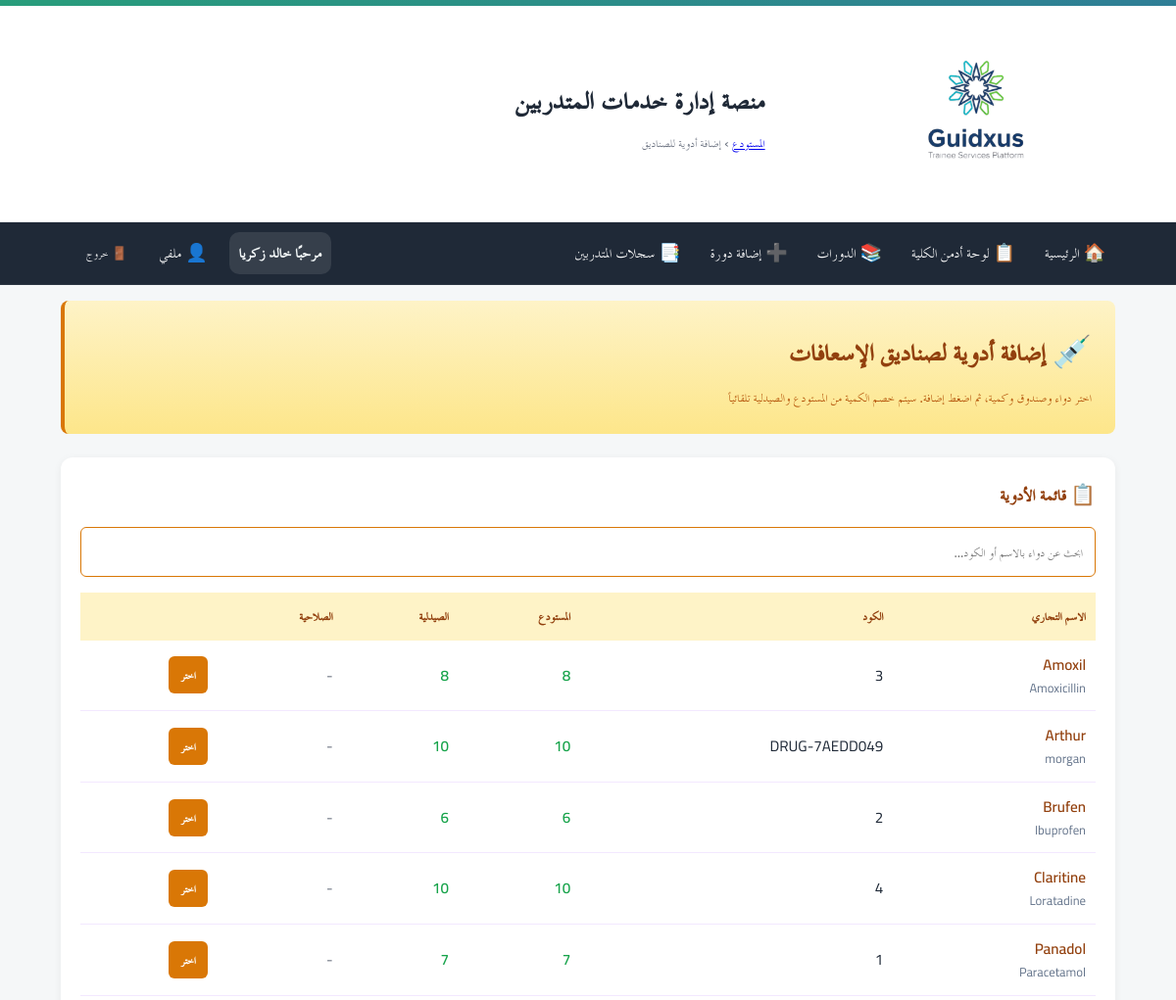
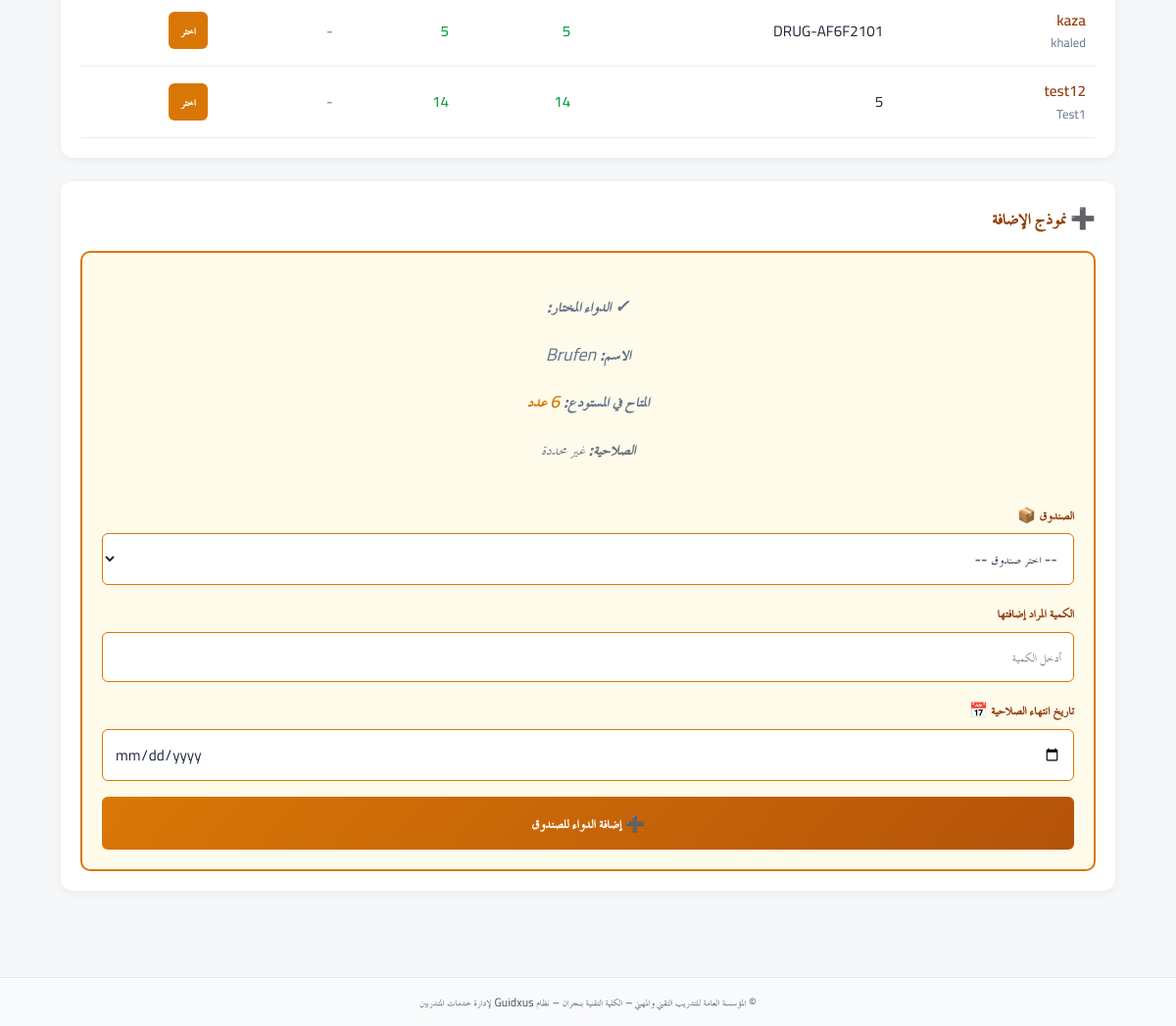
/inventory/supply-to-boxes?drug_id=1&drug_name=Brufen (signed in), run on the app's committed database (2 pictures, top to bottom).
### app/models.py (models this page shows)
class User(Base):
    __tablename__ = "users"
    id = Column(Integer, primary_key=True, autoincrement=True)
    full_name = Column(String(255), nullable=False)
    username = Column(String(100), unique=True, nullable=False, index=True)
    password_hash = Column(String(255), nullable=False)
    is_admin = Column(Boolean, default=False, nullable=False)   # سوبر أدمن (صلاحيات كاملة)
    is_college_admin = Column(Boolean, default=False, nullable=False)  # أدمن كلية (صلاحيات في نطاق كلية واحدة)
    college_admin_college = Column(String(255), nullable=True)  # الكلية التي يديرها أدمن الكلية
    is_hod = Column(Boolean, default=False, nullable=False)      # رئيس قسم؟
    is_doc = Column(Boolean, default=False, nullable=False)      # 👈 طبيب الكلية (جديد)
    hod_college = Column(String(255), nullable=True)             # كلية رئيس القسم (إن وُجد)
    is_active = Column(Boolean, default=True, nullable=False)
    must_change_password = Column(Boolean, default=True, nullable=False)  # يجب تغيير كلمة المرور عند أول دخول
    created_at = Column(DateTime, server_default=func.now(), nullable=False)
    updated_at = Column(DateTime, onupdate=func.now())
    headed_departments = relationship(
        "Department",
        back_populates="head_user",
        foreign_keys="Department.head_user_id",
        lazy="selectin",
    )

### tables this page shows
CREATE TABLE drugs (
            id INTEGER PRIMARY KEY AUTOINCREMENT,
            drug_code TEXT UNIQUE NOT NULL,
            trade_name TEXT NOT NULL,
            generic_name TEXT,
            strength TEXT,
            form TEXT,
            unit TEXT,
            reorder_level INTEGER DEFAULT 0,
            is_active BOOLEAN DEFAULT 1,
            created_at TIMESTAMP DEFAULT CURRENT_TIMESTAMP
        , manufacturer TEXT, created_by INTEGER, updated_by INTEGER, updated_at TIMESTAMP);

### app/routers/inventory.py (the view)
@router.get("/supply-to-boxes")
def supply_to_boxes_page(
    request: Request,
    msg: str = Query(default=None),
    drug_id: int = Query(default=None),
    drug_name: str = Query(default=None),
    user=Depends(require_doc),
    db: Session = Depends(get_db)
):
    drugs_data = db.execute(text('''
        SELECT
            d.id,
            d.drug_code,
            d.trade_name,
            d.generic_name,
            d.strength,
            d.form,
            d.unit,
            ws.balance_qty as warehouse_qty,
            ps.balance_qty as pharmacy_qty,
            MAX(fi.expiry_date) as expiry_date
        FROM drugs d
        LEFT JOIN warehouse_stock ws ON d.id = ws.drug_id
        LEFT JOIN pharmacy_stock ps ON d.id = ps.drug_id
        LEFT JOIN first_aid_box_items fi ON d.id = CAST(fi.drug_code AS INTEGER)
        GROUP BY d.id, d.drug_code, d.trade_name, d.generic_name, d.strength, d.form, d.unit
        ORDER BY d.trade_name
    ''')).fetchall()
    drugs = [
        {
            'id': row[0],
            'drug_code': row[1],
            'trade_name': row[2],
            'generic_name': row[3],
            'strength': row[4],
            'form': row[5],
            'unit': row[6],
            'warehouse_qty': row[7] or 0,
            'pharmacy_qty': row[8] or 0,
            'expiry_date': str(row[9]) if row[9] else None,
        }
        for row in drugs_data
    ]
    boxes = db.query(FirstAidBox).all()
    from datetime import date
    today = str(date.today())
    return templates.TemplateResponse("inventory/supply_to_boxes.html", {
        "request": request,
        "drugs": drugs,
        "boxes": boxes,
        "msg": msg,
        "preselected_drug_id": drug_id,
        "preselected_drug_name": drug_name,
        "today": today
    })

### app/templates/inventory/supply_to_boxes.html (shortened to what this page needs)
{% extends "base.html" %}
{% block breadcrumb %}
  <a href="/inventory/">المستودع</a> › <span>إضافة أدوية للصناديق</span>
{% endblock %}
{% block content %}
<div class="page-header">
  <h1 class="page-title">💉 إضافة أدوية لصناديق الإسعافات</h1>
  <p class="page-subtitle">اختر دواء وصندوق وكمية، ثم اضغط إضافة. سيتم خصم الكمية من المستودع والصيدلية تلقائياً</p>
</div>
<div class="main-content">
  <div class="section">
    <h2 class="section-title">📋 قائمة الأدوية</h2>
    <div class="search-bar">
      <input
        type="text"
        id="drugSearch"
        placeholder="ابحث عن دواء بالاسم أو الكود..."
      >
    </div>
    <div class="table-container">
      <table class="drugs-table">
        <thead>
          <tr>
            <th>الاسم التجاري</th>
            <th>الكود</th>
            <th>المستودع</th>
            <th>الصيدلية</th>
            <th>الصلاحية</th>
            <th></th>
          </tr>
        </thead>
        <tbody id="drugsTableBody">
          {% if drugs %}
            {% for drug in drugs %}
            <tr class="drug-row" data-drug-id="{{ drug.id }}">
              <td>
                <span class="drug-name">{{ drug.trade_name }}</span>
                {% if drug.generic_name %}
                  <div style="font-size: 0.8rem; color: #64748b;">{{ drug.generic_name }}</div>
                {% endif %}
              </td>
              <td>{{ drug.drug_code }}</td>
              <td>
                <span class="{% if drug.warehouse_qty < 5 %}qty-low{% else %}qty-normal{% endif %}">
                  {{ drug.warehouse_qty }}
                </span>
              </td>
              <td>
                <span class="{% if drug.pharmacy_qty < 5 %}qty-low{% else %}qty-normal{% endif %}">
                  {{ drug.pharmacy_qty }}
                </span>
              </td>
              <td>
                {% if drug.expiry_date %}
                  {% if drug.expiry_date < today %}
                    <span style="color: #dc2626; font-weight: 600;">⚠️ {{ drug.expiry_date }}</span>
                  {% else %}
                    <span style="color: #059669;">✅ {{ drug.expiry_date }}</span>
                  {% endif %}
                {% else %}
                  <span style="color: #6b7280;">-</span>
                {% endif %}
              </td>
              <td>
                <button
                  class="select-drug-btn"
                  onclick="selectDrug({{ drug.id }}, '{{ drug.trade_name }}', {{ drug.warehouse_qty }}, '{{ drug.unit }}', '{{ drug.expiry_date or '' }}')"
                >
                  اختر
                </button>
              </td>
            </tr>
            {% endfor %}
          {% else %}
            <tr>
              <td colspan="6" class="no-drug-message">لا توجد أدوية في النظام</td>
            </tr>
          {% endif %}
        </tbody>
      </table>
    </div>
  </div>
  <div class="section">
    <h2 class="section-title">➕ نموذج الإضافة</h2>
    <form class="action-form" onsubmit="submitAdd(event)">
      <div id="selectedDrugInfo" class="no-drug-message">اختر دواء من القائمة بجانبك</div>
      <div class="form-group">
        <label for="boxSelect">الصندوق 📦</label>
        <select id="boxSelect" name="box_id" required>
          <option value="">-- اختر صندوق --</option>
        </select>
      </div>
      <div class="form-group">
        <label for="quantityInput">الكمية المراد إضافتها</label>
        <input
          type="number"
          id="quantityInput"
          name="quantity"
          min="1"
          placeholder="أدخل الكمية"
          required
        >
      </div>
      <div class="form-group">
        <label for="expiryDateInput">تاريخ انتهاء الصلاحية 📅</label>
        <input
          type="date"
          id="expiryDateInput"
          name="expiry_date"
          placeholder="اختر التاريخ"
        >
      </div>
      <button type="submit" class="add-btn" id="addBtn" disabled>
        ➕ إضافة الدواء للصندوق
      </button>
    </form>
  </div>
</div>
{% endblock %}

### app/templates/base.html (shortened to what this page needs)
<!doctype html>
<html lang="ar" dir="rtl">
<head>
  <link rel="stylesheet" href="/static/css/app.css">
  <link rel="stylesheet" href="/static/css/custom.css">
</head>
<body>
  <header class="site-header">
    <div class="topband"></div>
    <div class="header-inner">
      {% if ui_logo_url %}
        <img src="{{ ui_logo_url }}" alt="{{ app_name or 'Logo' }}" class="logo">
      {% else %}
        <img src="/static/images/logo.jpg" alt="{{ app_name or 'Logo' }}" class="logo">
      {% endif %}
      <div class="titles">
        <h1 class="site-title">{{ app_name or "منصة إدارة خدمات المتدربين" }}</h1>
        <div class="breadcrumb">{% block breadcrumb %}{% endblock %}</div>
      </div>
    </div>
  </header>
  <nav class="main-nav">
    <div class="nav-inner">
      <a href="/">🏠 الرئيسية</a>
      {% set cu = request.session.get('user') %}
      {% set display_name = (cu.get('full_name') if cu and cu.get('full_name') else (cu.get('username') if cu and cu.get('username') else 'مستخدم')) %}
      {% if cu %}
        {% if cu.get('is_college_admin') %}
          <a href="/admin/">📋 لوحة أدمن الكلية</a>
          <a href="/hod/courses">📚 الدورات</a>
          <a href="/hod/courses/new">➕ إضافة دورة</a>
          <a href="/hod/skills-record">📑 سجلات المتدربين</a>
        {% endif %}
        <div class="navbar-right">
          <span class="greeting">مرحبًا {{ display_name }}</span>
          <a href="/profile/" class="btn-link" title="ملفي الشخصي">👤 ملفي</a>
          <form method="post" action="/auth/logout" style="margin:0;">
            <button class="btn-link btn-logout" title="تسجيل الخروج">🚪 خروج</button>
          </form>
        </div>
      {% else %}
        <div class="nav-spacer"></div>
        <a href="/auth/login">🔐 تسجيل الدخول</a>
      {% endif %}
    </div>
  </nav>
  <main class="container">
    {% block content %}{% endblock %}
  </main>
  <footer class="site-footer">
    <div class="container">
      <small>
        {{ ui_footer or "© المؤسسة العامة للتدريب التقني والمهني – الكلية التقنية بنجران – نظام Guidxus لإدارة خدمات المتدربين" }}
      </small>
    </div>
  </footer>
</body>
</html>

### app/static/css/app.css (style rules this page uses)
:root { --tvtc-green-1:#7EC6A4; --tvtc-green-2:#289D7B; --tvtc-blue-1:#6BB6C8; --tvtc-blue-2:#2F7E96; --tvtc-gray-1:#F5F7F8; --tvtc-gray-2:#E5E7EA; --tvtc-gray-3:#6B7280; --tvtc-black:#1F2937; --tvtc-ivory:#FAFAF7; }
* { box-sizing:border-box; font-family:"Cairo","TraditionalArabicCustom","MajallaCustom","Noto Kufi Arabic","Segoe UI",Arial,sans-serif; }
body { margin:0; background:linear-gradient(180deg,var(--tvtc-ivory),#fff 220px,var(--tvtc-gray-1) 221px); color:var(--tvtc-black); font-size:18px; line-height:1.7; }
.container { max-width:1100px; margin-inline:auto; padding:16px; }
.site-header { background:#fff; border-bottom:1px solid var(--tvtc-gray-2); }
.header-inner { display:flex; align-items:center; gap:16px; padding-block:12px; }
.logo { height:56px; width:auto; filter: drop-shadow(0 1px 0 rgba(0,0,0,.05)); }
.site-title { margin:0; color:var(--tvtc-blue-2); font-weight:700; letter-spacing:.3px; }
.breadcrumb { color:var(--tvtc-gray-3); font-size:.9rem; }
.topband { height:6px; background:linear-gradient(90deg,var(--tvtc-green-2),var(--tvtc-blue-2)); }
.site-footer { margin-top:40px; background:#fff; border-top:1px solid var(--tvtc-gray-2); padding:16px; color:var(--tvtc-gray-3); text-align:center; }
.main-nav { background: #1f2937; color: #fff; border-bottom: 1px solid rgba(255,255,255,.06); }
.main-nav .nav-inner { display: flex; gap: 10px; align-items: center; padding: 10px 12px; max-width: 1100px; margin: 0 auto; }
.main-nav a { color:#fff; text-decoration:none; padding:6px 10px; border-radius:8px; }
.main-nav form { margin-inline-start: auto; }
.btn-link { background: transparent; color: #fff; border: 0; cursor: pointer; padding: 6px 10px; border-radius: 8px; }

### app/static/css/custom.css (style rules this page uses)
.nav-inner a { display: inline-flex; align-items: center; gap: 6px; color: #fff; text-decoration: none; padding: 6px 10px; border-radius: 8px; }
.nav-inner .btn-link { display: inline-flex; align-items: center; gap: 6px; background: transparent; color: #fff; border: 0; cursor: pointer; padding: 6px 10px; border-radius: 8px; }
.navbar-right { display: flex; align-items: center; gap: 12px; }
.greeting { font-weight: 700; color: #f0f5f6; background: rgba(255, 255, 255, 0.10); padding: 6px 10px; border-radius: 10px; }
.btn-logout { margin-left: 40px; }
.btn-logout { margin-left: 16px; }
.site-footer { background: #f9fafb; padding: 12px 0; text-align: center; font-size: .9rem; color: #4b5563; }

### app/templates/base.html (style rules this page uses)
:root { --container: 1100px; }
.container { max-width: var(--container); margin: 0 auto; padding: 0 12px; }
.site-header .header-inner { display: flex; align-items: center; gap: 25px; padding: 10px 10px; width: 100%; }
.site-header .logo { height: 200px; width: auto; }
.site-header .site-title { margin: 0; font-weight: 800; font-size: 2rem; color: #1f2937; }
.main-nav { background: #1f2937; color: #fff; border-bottom: 1px solid rgba(255,255,255,.06); }
.main-nav .nav-inner { display: flex; gap: 10px; align-items: center; padding: 10px 12px; max-width: var(--container); margin: 0 auto; }
.main-nav a { color:#fff; text-decoration:none; padding:6px 10px; border-radius:8px; }
.btn-link { background: transparent; color: #fff; border: 0; cursor: pointer; padding: 6px 10px; border-radius: 8px; }
main.container { padding-top: 16px; padding-bottom: 24px; }
.breadcrumb { color:#6b7280; font-size:.92rem; margin-top:4px; font-weight: normal; }
.site-footer { background:#f9fafb; padding:12px 0; text-align:center; font-size:.9rem; color:#4b5563; }

### data on the page
User: full_name "خالد زكريا"
drugs: trade_name "Amoxil", generic_name "Amoxicillin", drug_code "3", warehouse_qty "8", pharmacy_qty "8"
drugs: trade_name "Arthur", generic_name "morgan", drug_code "DRUG-7AEDD049", warehouse_qty "10", pharmacy_qty "10"
drugs: trade_name "Brufen", generic_name "Ibuprofen", drug_code "2", warehouse_qty "6", pharmacy_qty "6"
drugs: trade_name "Claritine", generic_name "Loratadine", drug_code "4", warehouse_qty "10", pharmacy_qty "10"
drugs: trade_name "Panadol", generic_name "Paracetamol", drug_code "1", warehouse_qty "7", pharmacy_qty "7"
drugs: trade_name "kaza", generic_name "khaled", drug_code "DRUG-AF6F2101", warehouse_qty "5", pharmacy_qty "5"
drugs: trade_name "test12", generic_name "Test1", drug_code "5", warehouse_qty "14", pharmacy_qty "14"

### other printed values
{{ app_name or "منصة إدارة خدمات المتدربين" }} "منصة إدارة خدمات المتدربين"
